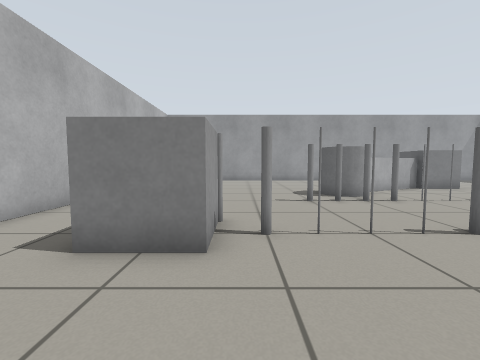
View 1 (above)

16 first-person views from a walk through a world built for the Gazebo simulator. The camera is 0.67 m above the floor, tilts 4° down and sees 90° across. The floor is counted in squares, 0.5 m on a side. Each view is taken from the middle of a square. On the plan, view 1 faces up. The plan holds only what a view shows up to about 12 squares ahead; the rest is blank.

View 2
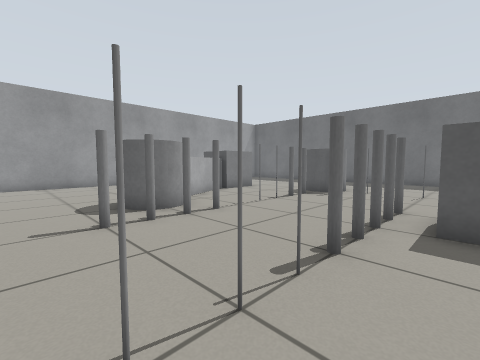

View 3
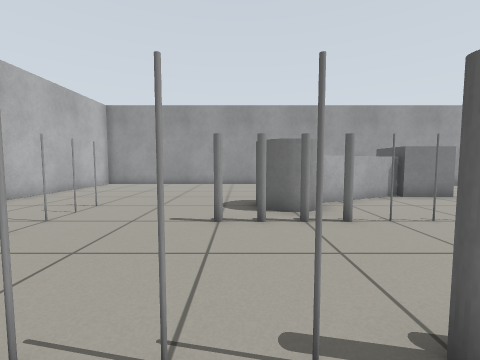

View 4
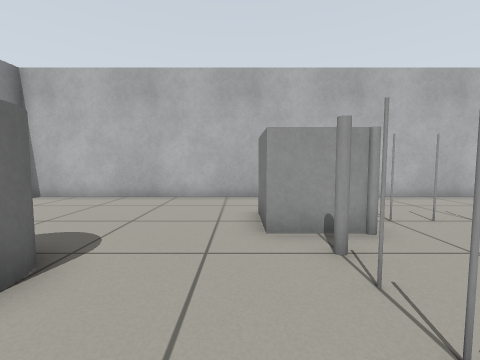

View 5
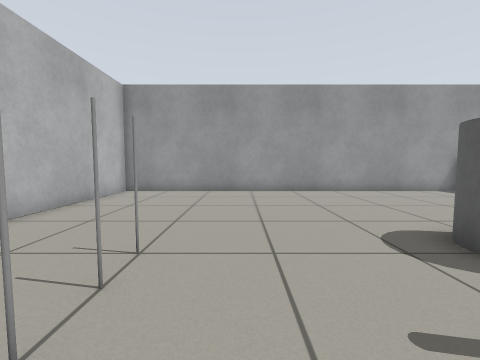

View 6
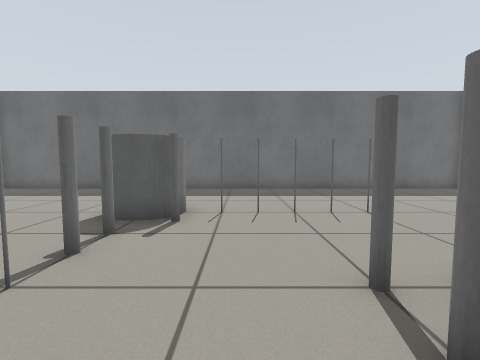

View 7
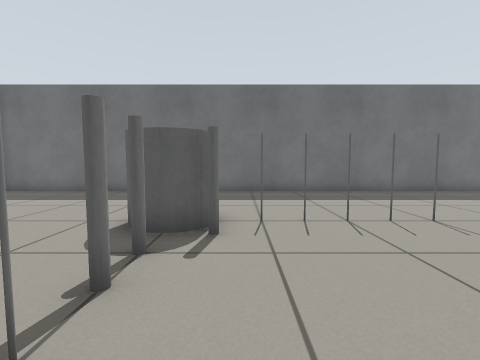

View 8
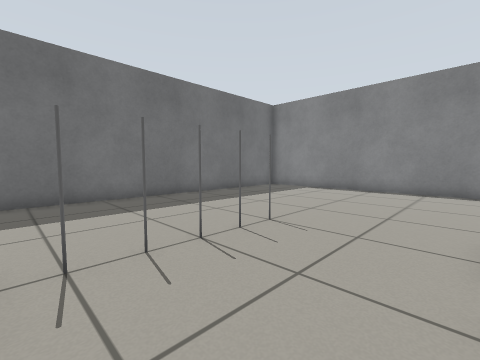

View 9
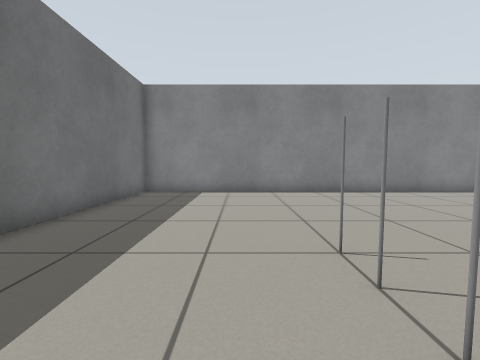

View 10
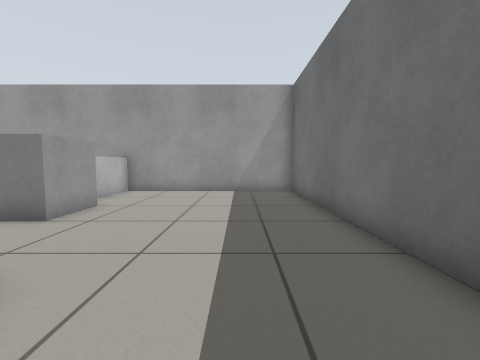

View 11
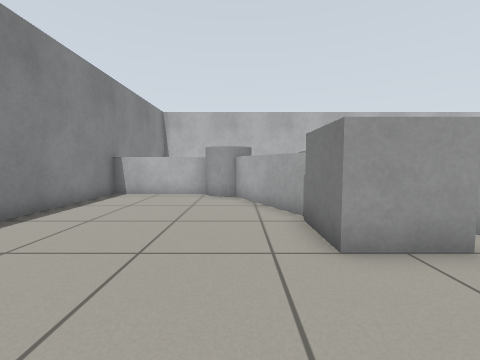

View 12
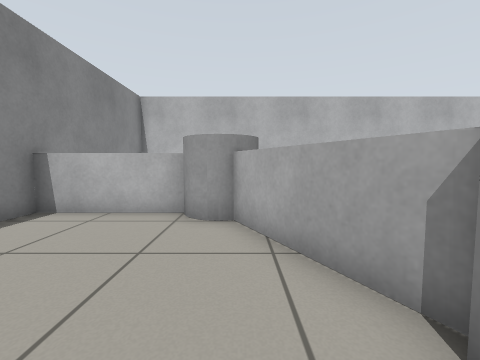

View 13
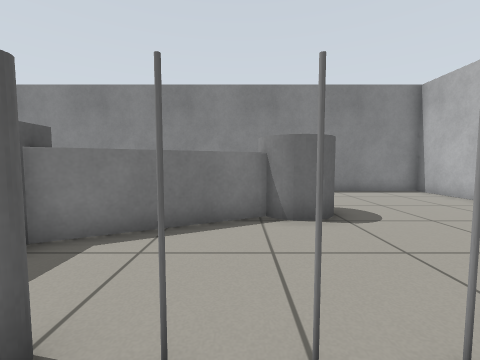

View 14
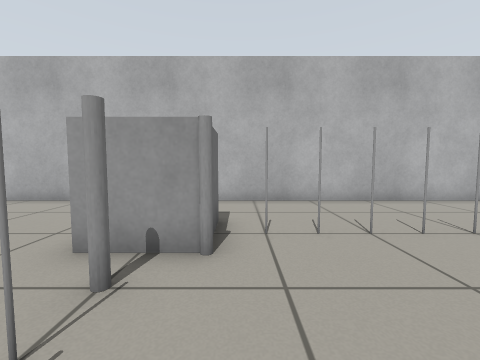

View 15
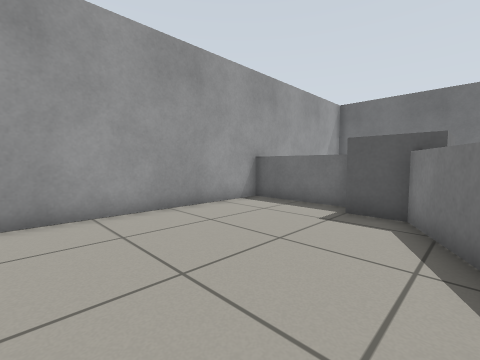

View 16
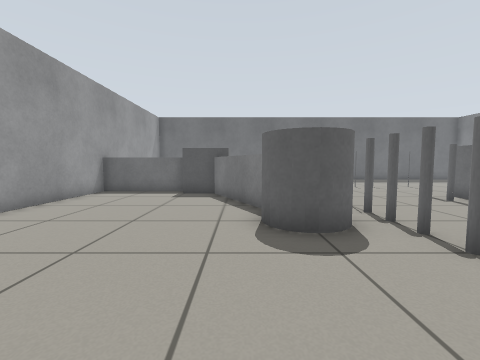

### Floor plan
Points are (right, up) in squares from view 1. A wall is a line through its corners. A room is listed if a view was taken in it or the views show most of it. See-through windows are left out.
Room 1 (views 1, 2, 3, 4, 5, 6, 7, 8, 9, 10, 11, 12, 13, 14, 15, 16)
walls: (18.5, -5.5) (18.5, 18.5) (-5.5, 18.5) (-5.5, -5.5) (18.5, -5.5)
low walls: (6.3, 1.8) (2.6, -0.1); (6, 11.3) (9.4, 13.1); (9.5, 12.9) (5.7, 11); (2.5, 0.1) (6.5, 2.1); (1.6, -1.4) (1.6, -5.5); (10.4, 14.6) (10.4, 18.5); (10.6, 18.5) (10.6, 16)
objects: grey box (-2, 4) to (-1, 5); grey pole (-2, 6) to (-1, 7); grey pole (-2, 8) to (-1, 8); grey pole (-2, 9) to (-1, 9); grey pole (-2, 10) to (-2, 11); grey pole (-1, 5) to (0, 6); grey pole (-1, 10); grey pole (0, 4); grey cylinder (1, -1) to (2, 0); grey pole (1, 4) to (1, 5); grey pole (2, 4) to (2, 5); grey pole (2, 8) to (2, 9); grey pole (3, 4) to (3, 5); grey pole (3, 8) to (3, 9); grey pole (4, 4) to (4, 5); grey pole (4, 8) to (4, 9); grey cylinder (4, 10) to (5, 11); grey pole (5, 4) to (5, 5); grey pole (5, 8) to (5, 9); grey pole (6, 4) to (6, 5); grey pole (6, 8) to (6, 9); grey box (7, 2) to (8, 3); grey pole (7, 4) to (7, 5); grey pole (7, 8) to (7, 9); grey pole (8, 4) to (9, 5); grey pole (8, 8) to (8, 9); grey pole (9, 8) to (9, 9); grey pole (10, 8) to (11, 9); grey box (10, 13) to (11, 14); grey pole (12, 2) to (13, 3); grey pole (12, 4) to (13, 4); grey pole (12, 5) to (13, 5); grey pole (12, 6) to (13, 6); grey pole (12, 7) to (13, 7); grey pole (12, 8); grey cylinder (12, 8) to (13, 9)

Where each view was taken, in squares from view 1:
view 1: 0 up, 0 right, facing up
view 2: 3 up, 1 right, facing up-right
view 3: 3 up, 3 right, facing up
view 4: 3 up, 4 right, facing left
view 5: 7 up, 0 right, facing up
view 6: 6 up, 6 right, facing right
view 7: 7 up, 7 right, facing right
view 8: 7 up, 9 right, facing down-right
view 9: 6 up, 14 right, facing down
view 10: 7 up, 16 right, facing up
view 11: 0 up, 12 right, facing left
view 12: 0 up, 8 right, facing left
view 13: 6 up, 3 right, facing down
view 14: 6 up, 3 right, facing left
view 15: 12 up, 3 right, facing up-right
view 16: 12 up, 1 left, facing right
